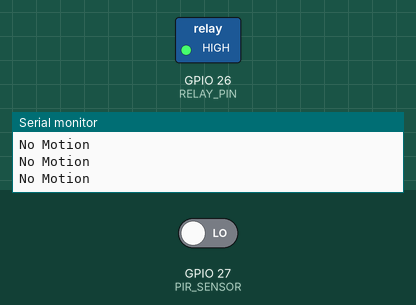
Simulated run of this sketch. Board: ESP32. On the bench: switched loads named in the sketch (green lamp = pin HIGH), the last lines printed to the serial monitor. The test bench sets the inputs (shaded band); at power-on: GPIO 27 (PIR_SENSOR) LOW.

Above: at 1.8 s.
1.9 s: GPIO 27 (PIR_SENSOR) driven HIGH
At 2.9 s:
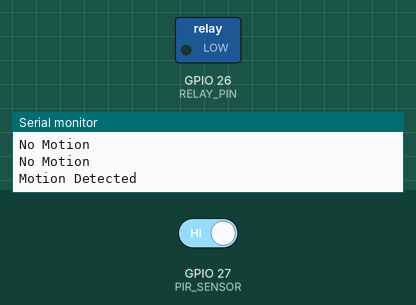
Timing chart, 0 to 4.9 s (numbered marks = the images above; inputs shaded):
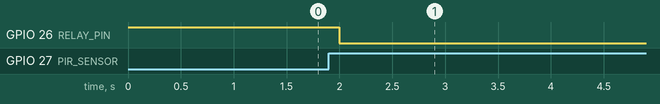

The sketch:

motion_detection.ino
```cpp
#define PIR_SENSOR 27
#define RELAY_PIN 26

void setup() {
  Serial.begin(115200);

  pinMode(PIR_SENSOR, INPUT);
  pinMode(RELAY_PIN, OUTPUT);

  digitalWrite(RELAY_PIN, HIGH);
}

void loop() {
  int motion = digitalRead(PIR_SENSOR);

  if (motion == HIGH) {
    Serial.println("Motion Detected");
    digitalWrite(RELAY_PIN, LOW);   // Turn ON Light
    delay(5000);
  } else {
    Serial.println("No Motion");
    digitalWrite(RELAY_PIN, HIGH);  // Turn OFF Light
  }

  delay(500);
}
```

Measured:
- after the input at 1.9 s, GPIO 26 (RELAY_PIN): HIGH → LOW after 0.10 s
